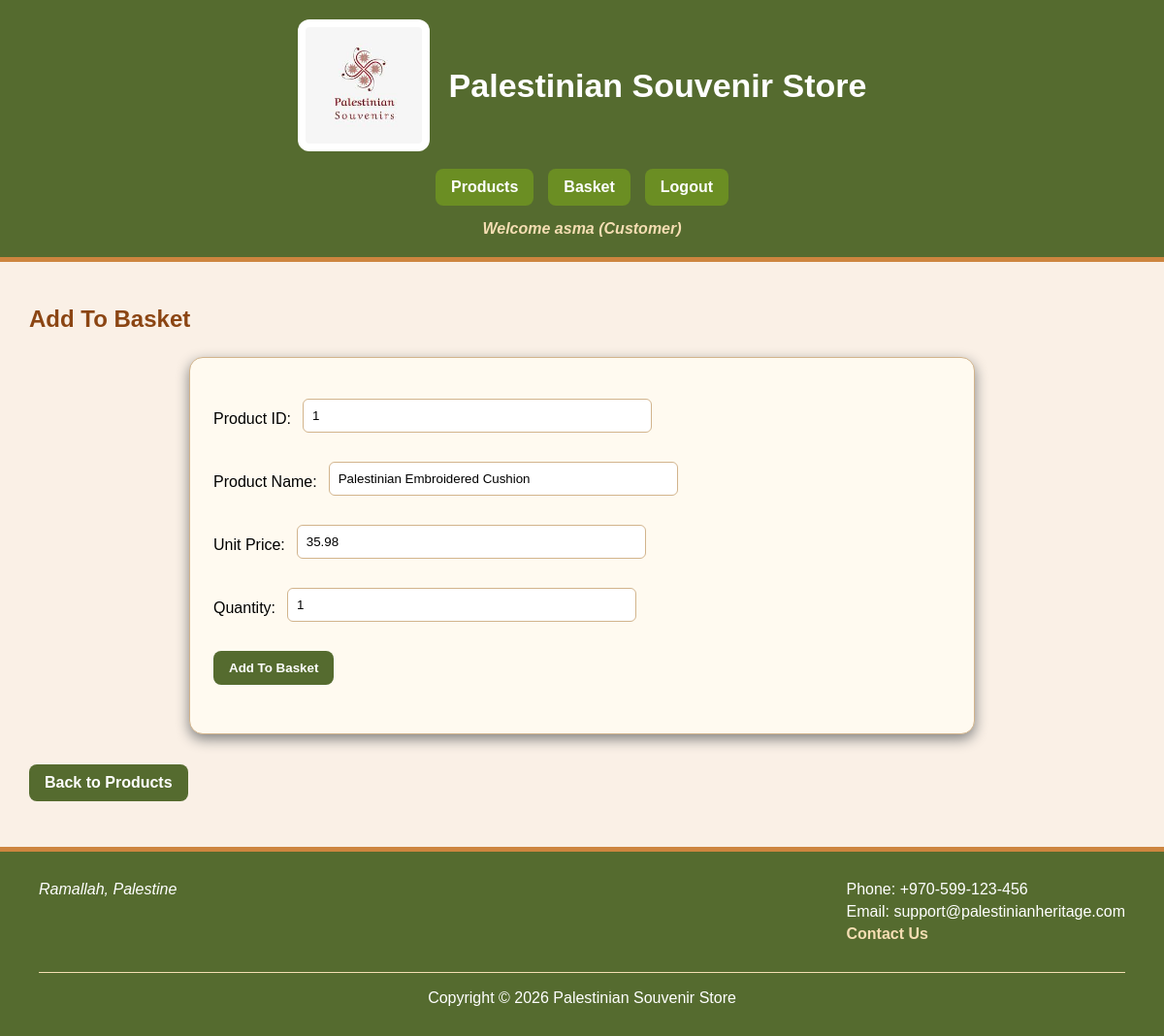
Screenshot of /add_to_basket.php?id=1 (signed in) with the database file from the repository.
### tables this page shows
CREATE TABLE `products` (
  `product_id` int(11) NOT NULL,
  `product_name` varchar(100) NOT NULL,
  `category` varchar(50) NOT NULL,
  `description` text NOT NULL,
  `price` decimal(10,2) NOT NULL,
  `quantity` int(11) NOT NULL,
  `rating` int(11) NOT NULL,
  `photo1` varchar(255) NOT NULL,
  `photo2` varchar(255) NOT NULL,
  `photo3` varchar(255) NOT NULL,
  `default_photo` varchar(255) NOT NULL
);

### add_to_basket.php (the view, shortened to what this page needs)
<?php
require_once("dbconfig.inc.php");
require_once("header.inc.php");
if($_SERVER["REQUEST_METHOD"] == "GET"){
    $product_id = $_GET["id"];
    $sql = "SELECT * FROM products WHERE product_id = :product_id";
    $stmt = $pdo->prepare($sql);
    $stmt->bindValue(":product_id", $product_id);
    $stmt->execute();
    $product = $stmt->fetch(PDO::FETCH_ASSOC);
}
?>
<main>
<h2>Add To Basket</h2>
<form method="post" action="add_to_basket.php">
    <p>
        Product ID:
        <input type="text" name="product_id" value="<?php echo $product['product_id']; ?>" readonly>
    </p>
    <p>
        Product Name:
        <input type="text" value="<?php echo $product['product_name']; ?>" readonly>
    </p>
    <p>
        Unit Price:
        <input type="text" value="<?php echo $product['price']; ?>" readonly>
    </p>
    <p>
        Quantity:
        <input type="number" name="quantity" value="1" min="1" required>
    </p>
    <p>
        <input type="submit" value="Add To Basket">
    </p>
</form>
<p><a href="products.php">Back to Products</a></p>
</main>
<?php
require_once("footer.inc.php");
?>

### style.css (style rules this page uses)
body { margin: 0; font-family: Arial, Helvetica, sans-serif; background-color: linen; color: black; min-height: 100vh; display: flex; flex-direction: column; }
a { color: darkgreen; text-decoration: none; }
.page-layout > main { grid-column: 1 / 3; }
aside input[type="submit"], button, input[type="submit"] { background-color: darkolivegreen; color: white; border: none; padding: 10px 16px; border-radius: 8px; font-weight: bold; }
form { max-width: 650px; }
main form { margin: 25px auto; max-width: 760px; background-color: floralwhite; padding: 24px; border: 1px solid tan; border-radius: 14px; box-shadow: 0 5px 14px gray; }
main form p { display: flex; align-items: center; gap: 12px; margin: 14px 0; flex-wrap: wrap; }
main form p input[type="text"], main form p input[type="email"], main form p input[type="password"], main form p input[type="number"], main form p input[type="date"], main form p input[type="file"], main form p select, main form p textarea { flex: 1; max-width: 340px; }
input, select, textarea { padding: 9px; border: 1px solid tan; border-radius: 6px; margin: 4px 0 12px; }
main h2, main h3 { color: saddlebrown; }
td a, main > p a, .page-layout a[href*="checkout.php"], .page-layout a[href*="products.php"] { display: inline-block; background-color: darkolivegreen; color: white; padding: 10px 16px; border-radius: 8px; margin: 6px 10px 6px 0; font-weight: bold; text-decoration: none; }

### rows the page displays
products: product_id "1", product_name "Palestinian Embroidered Cushion", price "35.98"

### other values shown
$_SESSION['first_name'] "asma"
$_SESSION['role'] "Customer"
